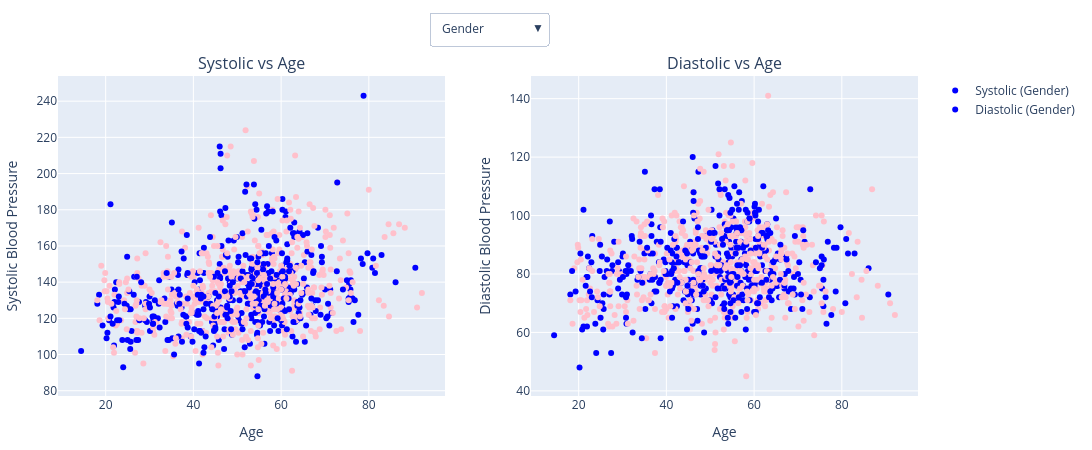

This figure's notebook cell:
### Code cell
# Variables
marker_categories = ['Gender', 'BP_Category', 'BMI_Category', 'uACR']
current_marker = marker_categories[0]

# Create subplots
fig = make_subplots(rows=1, cols=2, subplot_titles=('Systolic vs Age', 'Diastolic vs Age'))

# Define color mappings
color_mappings = {
    'Gender': {'Male': 'blue', 'Female': 'pink'},
    'BP_Category': {'NORMAL': 'blue', 'PRE HPT': 'green', 'HPT 1': 'yellow', 'HPT 2': 'orange', 'HPT CRISIS': 'red'},
    'BMI_Category': {'UNDERWEIGHT': 'blue', 'HEALTHY': 'green', 'OVERWEIGHT': 'orange', 'OBESE': 'red'},
    'uACR': {'Normal': 'yellow', 'Abnormal': 'orange', 'High Abnormal': 'red'}
}

# Add traces for initial marker category
for marker_cat in marker_categories:
    fig.add_trace(
        go.Scatter(
            x=data['Age'],
            y=data['Systolic'],
            mode='markers',
            marker=dict(color=[color_mappings[marker_cat][val] for val in data[marker_cat]]),
            name=f'Systolic ({marker_cat})',
            visible=marker_cat == current_marker
        ),
        row=1, col=1
    )
    fig.add_trace(
        go.Scatter(
            x=data['Age'],
            y=data['Diastolic'],
            mode='markers',
            marker=dict(color=[color_mappings[marker_cat][val] for val in data[marker_cat]]),
            name=f'Diastolic ({marker_cat})',
            visible=marker_cat == current_marker
        ),
        row=1, col=2
    )

# Create buttons for marker categories
buttons = []
for marker_cat in marker_categories:
    buttons.append(dict(
        method='update',
        label=marker_cat,
        args=[{
            'visible': [marker_cat == current for current in marker_categories for _ in range(2)],
            'title.text': [f'Systolic vs Age ({marker_cat})', f'Diastolic vs Age ({marker_cat})']
        }]
    ))

# Update layout with dropdown
fig.update_layout(
    updatemenus=[
        dict(
            buttons=buttons,
            direction='down',
            showactive=True,
            x=0.5,
            xanchor='center',
            y=1.2,
            yanchor='top'
        )
    ],
    xaxis1_title='Age',
    yaxis1_title='Systolic Blood Pressure',
    xaxis2_title='Age',
    yaxis2_title='Diastolic Blood Pressure',
    autosize=False,
    width=1100,
    height=450,
    margin=dict(l=20, r=20, t=50, b=20)
)

# Show the figure
fig.show()

### Figure 1 — Plotly figure (JSON) as saved in the notebook; plotly's stock layout.template omitted (floating-point values rounded to 4 significant figures; data arrays with more than 128 entries replaced by an {"elided": "..."} marker saying what was removed)
{"data": [{"marker": {"color": {"elided": "962 str values"}}, "mode": "markers", "name": "Systolic (Gender)", "type": "scatter", "visible": true, "x": {"elided": "962 float values"}, "xaxis": "x", "y": {"elided": "962 int values"}, "yaxis": "y"}, {"marker": {"color": {"elided": "962 str values"}}, "mode": "markers", "name": "Diastolic (Gender)", "type": "scatter", "visible": true, "x": {"elided": "962 float values"}, "xaxis": "x2", "y": {"elided": "962 int values"}, "yaxis": "y2"}, {"marker": {"color": {"elided": "962 str values"}}, "mode": "markers", "name": "Systolic (BP_Category)", "type": "scatter", "visible": false, "x": {"elided": "962 float values"}, "xaxis": "x", "y": {"elided": "962 int values"}, "yaxis": "y"}, {"marker": {"color": {"elided": "962 str values"}}, "mode": "markers", "name": "Diastolic (BP_Category)", "type": "scatter", "visible": false, "x": {"elided": "962 float values"}, "xaxis": "x2", "y": {"elided": "962 int values"}, "yaxis": "y2"}, {"marker": {"color": {"elided": "962 str values"}}, "mode": "markers", "name": "Systolic (BMI_Category)", "type": "scatter", "visible": false, "x": {"elided": "962 float values"}, "xaxis": "x", "y": {"elided": "962 int values"}, "yaxis": "y"}, {"marker": {"color": {"elided": "962 str values"}}, "mode": "markers", "name": "Diastolic (BMI_Category)", "type": "scatter", "visible": false, "x": {"elided": "962 float values"}, "xaxis": "x2", "y": {"elided": "962 int values"}, "yaxis": "y2"}, {"marker": {"color": {"elided": "962 str values"}}, "mode": "markers", "name": "Systolic (uACR)", "type": "scatter", "visible": false, "x": {"elided": "962 float values"}, "xaxis": "x", "y": {"elided": "962 int values"}, "yaxis": "y"}, {"marker": {"color": {"elided": "962 str values"}}, "mode": "markers", "name": "Diastolic (uACR)", "type": "scatter", "visible": false, "x": {"elided": "962 float values"}, "xaxis": "x2", "y": {"elided": "962 int values"}, "yaxis": "y2"}], "layout": {"annotations": [{"font": {"size": 16}, "showarrow": false, "text": "Systolic vs Age", "x": 0.225, "xanchor": "center", "xref": "paper", "y": 1, "yanchor": "bottom", "yref": "paper"}, {"font": {"size": 16}, "showarrow": false, "text": "Diastolic vs Age", "x": 0.775, "xanchor": "center", "xref": "paper", "y": 1, "yanchor": "bottom", "yref": "paper"}], "autosize": false, "height": 450, "margin": {"b": 20, "l": 20, "r": 20, "t": 50}, "updatemenus": [{"buttons": [{"args": [{"title.text": ["Systolic vs Age (Gender)", "Diastolic vs Age (Gender)"], "visible": [true, true, false, false, false, false, false, false]}], "label": "Gender", "method": "update"}, {"args": [{"title.text": ["Systolic vs Age (BP_Category)", "Diastolic vs Age (BP_Category)"], "visible": [false, false, true, true, false, false, false, false]}], "label": "BP_Category", "method": "update"}, {"args": [{"title.text": ["Systolic vs Age (BMI_Category)", "Diastolic vs Age (BMI_Category)"], "visible": [false, false, false, false, true, true, false, false]}], "label": "BMI_Category", "method": "update"}, {"args": [{"title.text": ["Systolic vs Age (uACR)", "Diastolic vs Age (uACR)"], "visible": [false, false, false, false, false, false, true, true]}], "label": "uACR", "method": "update"}], "direction": "down", "showactive": true, "x": 0.5, "xanchor": "center", "y": 1.2, "yanchor": "top"}], "width": 1100, "xaxis": {"anchor": "y", "autorange": true, "domain": [0, 0.45], "range": [9.128, 97.37], "title": {"text": "Age"}, "type": "linear"}, "xaxis2": {"anchor": "y2", "autorange": true, "domain": [0.55, 1], "range": [9.128, 97.37], "title": {"text": "Age"}, "type": "linear"}, "yaxis": {"anchor": "x", "autorange": true, "domain": [0, 1], "range": [77.09, 253.9], "title": {"text": "Systolic Blood Pressure"}, "type": "linear"}, "yaxis2": {"anchor": "x2", "autorange": true, "domain": [0, 1], "range": [38.25, 147.8], "title": {"text": "Diastolic Blood Pressure"}, "type": "linear"}}}
